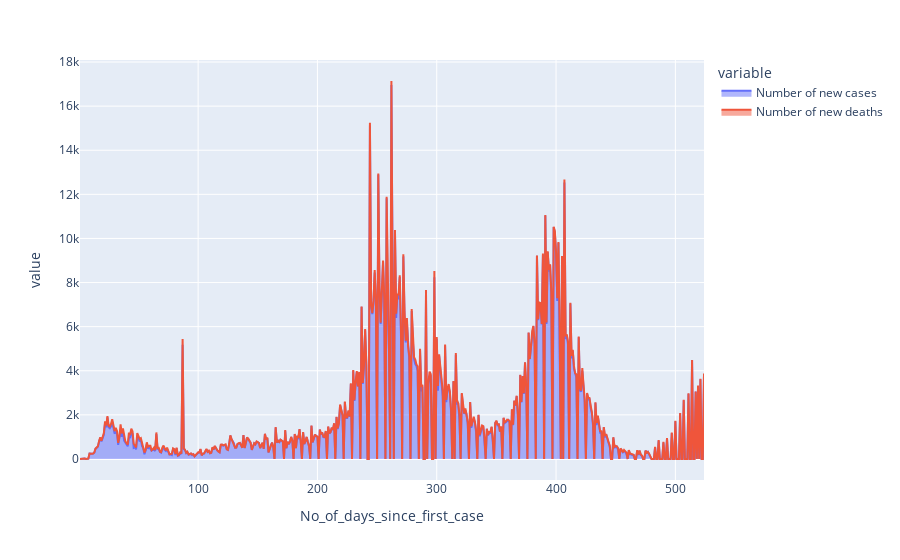

Source (notebook cell):
### Code cell
fig.show()

### Figure 1 — Plotly figure (JSON) as saved in the notebook; plotly's stock layout.template omitted (floating-point values rounded to 4 significant figures; data arrays with more than 128 entries replaced by an {"elided": "..."} marker saying what was removed)
{"data": [{"hovertemplate": "variable=Number of new cases<br>No_of_days_since_first_case=%{x}<br>value=%{y}<extra></extra>", "legendgroup": "Number of new cases", "line": {"color": "#636efa"}, "marker": {"symbol": "circle"}, "mode": "lines", "name": "Number of new cases", "orientation": "v", "showlegend": true, "stackgroup": "1", "type": "scatter", "x": {"elided": "524 int values"}, "xaxis": "x", "y": {"elided": "524 int values"}, "yaxis": "y"}, {"hovertemplate": "variable=Number of new deaths<br>No_of_days_since_first_case=%{x}<br>value=%{y}<extra></extra>", "legendgroup": "Number of new deaths", "line": {"color": "#EF553B"}, "marker": {"symbol": "circle"}, "mode": "lines", "name": "Number of new deaths", "orientation": "v", "showlegend": true, "stackgroup": "1", "type": "scatter", "x": {"elided": "524 int values"}, "xaxis": "x", "y": {"elided": "524 int values"}, "yaxis": "y"}], "layout": {"legend": {"title": {"text": "variable"}, "tracegroupgap": 0}, "margin": {"t": 60}, "xaxis": {"anchor": "y", "domain": [0, 1], "title": {"text": "No_of_days_since_first_case"}}, "yaxis": {"anchor": "x", "domain": [0, 1], "title": {"text": "value"}}}}
